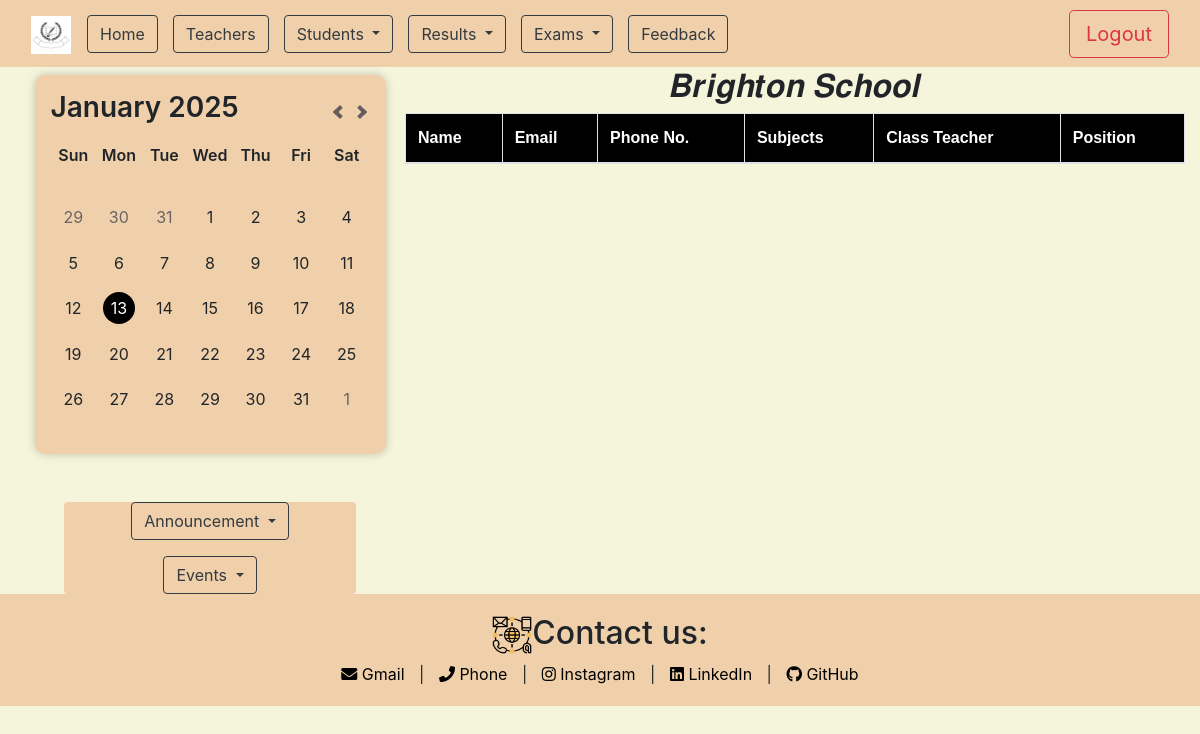
Before: /teachers with the older database file.
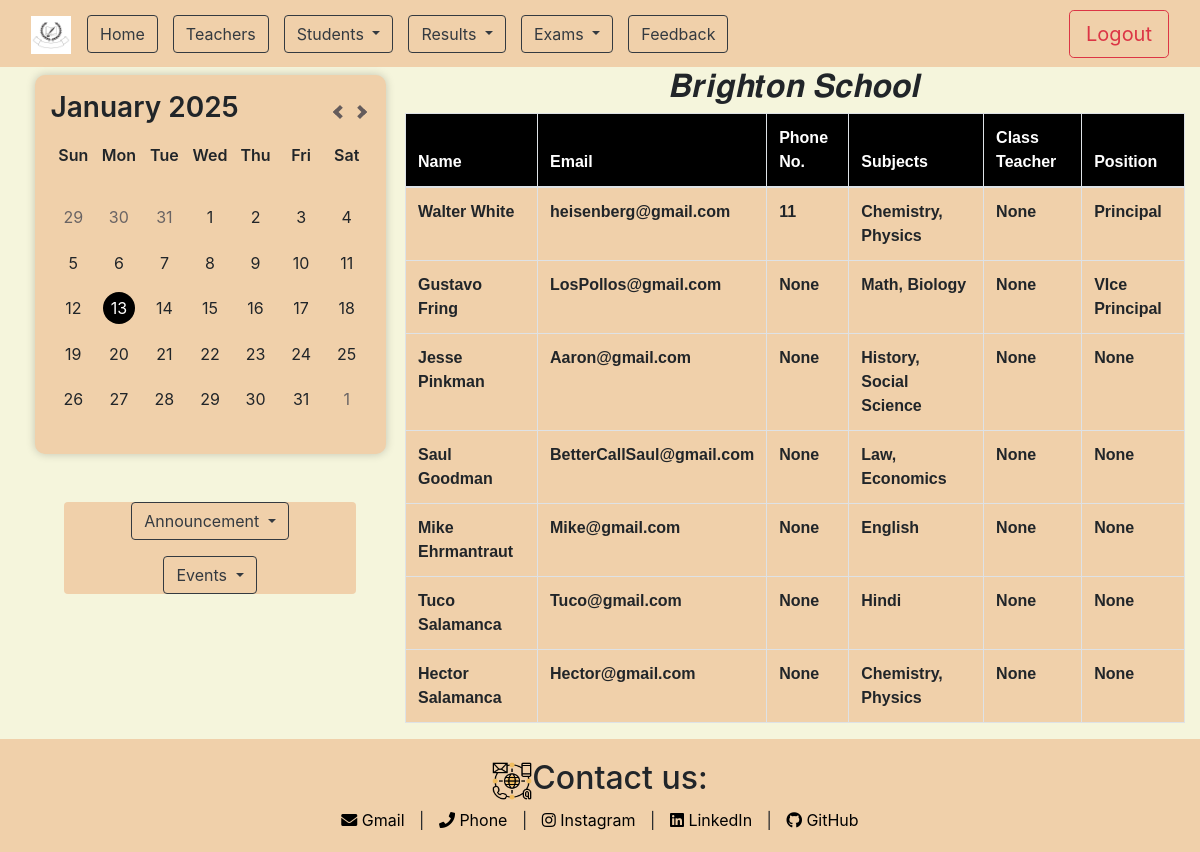
After: the same page with the newer database file.
### app/models.py (models this page shows)
class teachers(models.Model):
    name=models.CharField(max_length=100)
    Email=models.EmailField(max_length=200,null=True)
    phone_number=models.IntegerField(null=True)
    subjects=models.CharField(max_length=300,null=True)
    class_teacher_of=models.IntegerField(null=True, blank=True)
    position=models.CharField(max_length=200,null=True, blank=True)

### app/views.py (the view)
# urls.py: path('teachers', views.teacher_page,name="teacher"),
def teacher_page(request):
    teacher=teachers.objects.all()
    context={'teacher':teacher}
    return render(request,'app/teachers.html',context)

### app/templates/app/teachers.html (shortened to what this page needs)
{% extends "base.html" %}
{% load static %}
{% block content %}
    <main>
        <div class="container-fluid">
            <div class="row no-gutters">
                <div class="col-lg-4 col-md-4 col-sm-12 sidebar">
                    <div class="calendar">
                        <header>
                          <h3></h3>
                          <nav>
                            <button id="prev"></button>
                            <button id="next"></button>
                          </nav>
                        </header>
                        <section>
                          <ul class="days">
                            <li>Sun</li>
                            <li>Mon</li>
                            <li>Tue</li>
                            <li>Wed</li>
                            <li>Thu</li>
                            <li>Fri</li>
                            <li>Sat</li>
                          </ul>
                          <ul class="dates"></ul>
                        </section>
                    </div>
                    <div class="container mt-5 box_clr rounded" style="max-width: 75%;">
                        <div class="dropdown d-flex justify-content-center">
                            <button class="btn btn-med btn-outline-dark dropdown-toggle" href="#" role="button" data-toggle="dropdown" aria-expanded="false">
                                Announcement
                            </button>
                        </div>
                        <div class="dropdown mt-3 d-flex justify-content-center">
                            <button class="btn btn-med btn-outline-dark dropdown-toggle" href="#" role="button" data-toggle="dropdown" aria-expanded="false">
                                Events
                            </button>
                        </div>
                    </div>
                </div>
                <div class="col-lg-8 col-md-8 col-sm-12 main-content">
                    <h2 class="text-center">𝑩𝒓𝒊𝒈𝒉𝒕𝒐𝒏 𝑺𝒄𝒉𝒐𝒐𝒍</h2>
                    <table class="table table-bordered">
                        <thead style="font-weight: 900; background-color: black; color: white;">
                            <tr>
                                <th class="about_text">Name</th>
                                <th class="about_text">Email</th>
                                <th class="about_text">Phone No.</th>
                                <th class="about_text">Subjects</th>
                                <th class="about_text">Class Teacher</th>
                                <th class="about_text">Position</th>
                            </tr>
                        </thead>
                        <tbody style="background-color: rgb(240, 208, 170); font-weight:600; cursor: pointer;">
                            {% for t in teacher %}
                            <tr>
                                <td class="about_text">{{t.name}}</td>
                                <td class="about_text">{{t.Email}}</td>
                                <td class="about_text">{{t.phone_number}}</td>
                                <td class="about_text">{{t.subjects}}</td>
                                <td class="about_text">{{t.class_teacher_of}}</td>
                                <td class="about_text">{{t.position}}</td>
                            </tr>
                            {% endfor %}
                        </tbody>
                    </table>
                </div>
            </div>
        </div>
    </main>
{% endblock content %}

### templates/base.html (shortened to what this page needs)
{% load static %}
<!DOCTYPE html>
<html lang="en">
<head>
    <link href="https://maxcdn.bootstrapcdn.com/bootstrap/4.5.2/css/bootstrap.min.css" rel="stylesheet">
    <link rel="stylesheet" href="{% static 'app/CSS_Files/index.css' %}" />
    <link href="https://cdnjs.cloudflare.com/ajax/libs/font-awesome/5.15.4/css/all.min.css" rel="stylesheet">
</head>
<body>
    <header>
        <nav class="navbar navbar-expand-lg bg-body-tertiary box_clr">
            <div class="container-fluid">
                <a class="navbar-brand" href="#">
                    <img src="{% static 'images\3ce196b55fd63cba9f7387a298cdc96e.jpg' %}" alt="Logo" width="40" height="38" class="d-inline-block align-text-top">
                </a>
                <div class="collapse navbar-collapse" id="navbarSupportedContent">
                    <ul class="navbar-nav me-auto mb-2 mb-lg-0">
                        <li class="nav-item">
                            <button class="btn btn-med btn-outline-dark" type="button">Home</button>
                        </li>
                        <a class="nav-item" href="{% url "teacher" %}">
                            <button class="btn btn-med btn-outline-dark" type="button">Teachers</button>
                        </a>
                        <li class="nav-item dropdown">
                            <button class="btn btn-med btn-outline-dark dropdown-toggle" href="#" role="button" data-toggle="dropdown" aria-expanded="false">
                                Students
                            </button>
                        </li>
                        <li class="nav-item dropdown">
                            <button class="btn btn-med btn-outline-dark dropdown-toggle" href="#" role="button" data-toggle="dropdown" aria-expanded="false">
                                Results
                            </button>
                        </li>
                        <li class="nav-item dropdown">
                            <button class="btn btn-med btn-outline-dark dropdown-toggle" href="#" role="button" data-toggle="dropdown" aria-expanded="false">
                                Exams
                            </button>
                        </li>
                        <li class="nav-item">
                            <button class="btn btn-med btn-outline-dark" type="button">Feedback</button>
                        </li>
                    </ul>
                    <button class="btn btn-lg btn-outline-danger ml-auto" type="button">Logout</button>
                </div>
            </div>
        </nav>
    </header>
    <main>
        {% block content %}{% endblock content %}
    </main>
    <footer class="footer box_clr">
        <div class="container">
            <h2><img src="{% static 'images\contact.png' %}" class="me-3" width="40" height="38">Contact us:</h2>
            <a href="shariquereza786@gmail.com"><i class="fas fa-envelope"></i> Gmail</a> |
            <a href="tel:+1234567890"><i class="fas fa-phone"></i> Phone</a> |
            <a href="https://www.instagram.com/its_sharique08/profilecard/?igsh=MWh0YmJvaWp1aHdjNw%3D%3D"><i class="fab fa-instagram"></i> Instagram</a> |
            <a href="https://www.linkedin.com/in/sharique-reza-82638a219/"><i class="fab fa-linkedin"></i> LinkedIn</a> |
            <a href="https://github.com/ShariqueReza"><i class="fab fa-github"></i> GitHub</a>
        </div>
    </footer>
</body>
</html>

### app/static/app/CSS_Files/index.css (style rules this page uses)
body { background-color: beige; }
.box_clr { background-color: rgb(240, 208, 170); }
.navbar-nav .nav-item { margin-right: 15px; }
* { padding: 0; margin: 0; }
h3 { font-weight: 600; }
.calendar { margin: 0 auto; width: clamp(320px, 400px, 90%); padding: 1rem; background-color: rgb(240, 208, 170); border-radius: 10px; box-shadow: 0 0 10px rgba(0, 0, 0, 0.2); }
.calendar header { display: flex; align-items: center; justify-content: space-between; }
.calendar nav { display: flex; align-items: center; }
.calendar ul { list-style: none; display: flex; flex-wrap: wrap; text-align: center; }
.calendar ul li { width: calc(100% / 7); position: relative; z-index: 2; aspect-ratio: 1; display: flex; align-items: center; justify-content: center; }
#prev, #next { width: 20px; height: 20px; position: relative; border: none; background: transparent; cursor: pointer; }
#prev::before, #next::before { content: ""; width: 50%; height: 50%; position: absolute; top: 50%; left: 50%; border-style: solid; border-width: 0.25em 0.25em 0 0; border-color: #655c5c; }
#next::before { transform: translate(-50%, -50%) rotate(45deg); }
#prev::before { transform: translate(-50%, -50%) rotate(-135deg); }
.days { font-weight: 600; }
.footer { padding: 20px; text-align: center; }
.footer a { color: #000; text-decoration: none; margin: 0 10px; }
.about_text { font-family: 'Gill Sans', 'Gill Sans MT', Calibri, 'Trebuchet MS', sans-serif; }

Changed rows visible on the page:
added teachers: name "Walter White", Email "heisenberg@gmail.com", phone_number "11", subjects "Chemistry, Physics", class_teacher_of "None", position "Principal"
added teachers: name "Gustavo Fring", Email "LosPollos@gmail.com", phone_number "None", subjects "Math, Biology", class_teacher_of "None", position "VIce Principal"
added teachers: name "Jesse Pinkman", Email "Aaron@gmail.com", phone_number "None", subjects "History, Social Science", class_teacher_of "None", position "None"
added teachers: name "Saul Goodman", Email "BetterCallSaul@gmail.com", phone_number "None", subjects "Law, Economics", class_teacher_of "None", position "None"
added teachers: name "Mike Ehrmantraut", Email "Mike@gmail.com", phone_number "None", subjects "English", class_teacher_of "None", position "None"
added teachers: name "Tuco Salamanca", Email "Tuco@gmail.com", phone_number "None", subjects "Hindi", class_teacher_of "None", position "None"
added teachers: name "Hector Salamanca", Email "Hector@gmail.com", phone_number "None", subjects "Chemistry, Physics", class_teacher_of "None", position "None"
